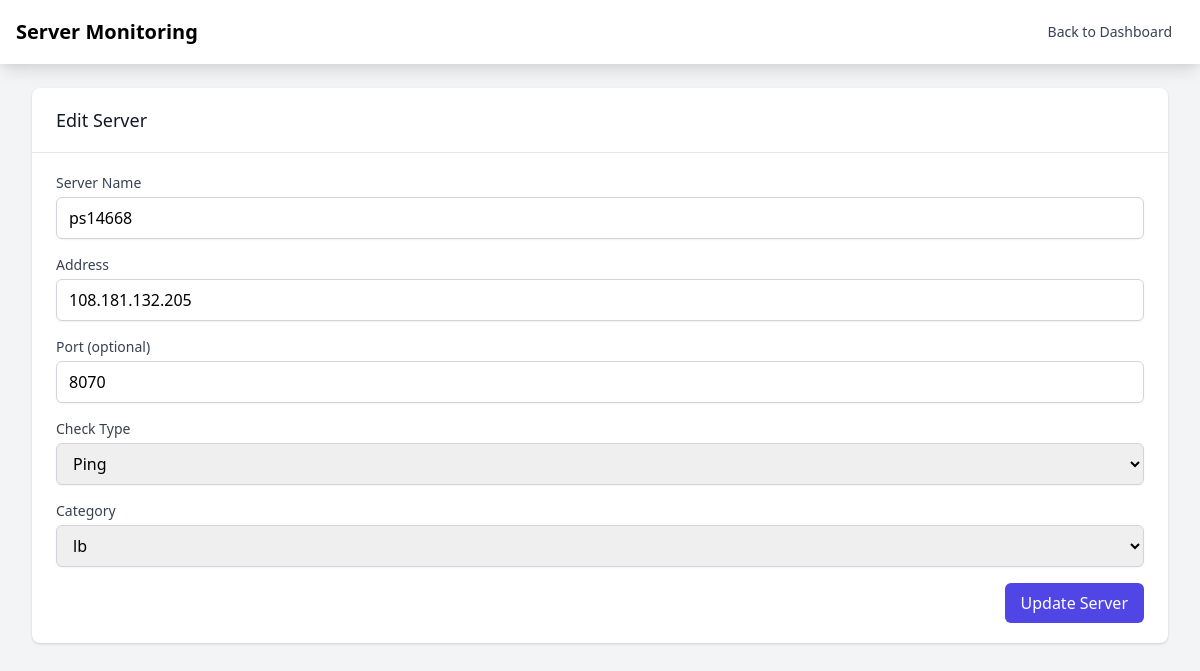
The app's page /edit/7 (signed in) with its own data.
### app/database.py (models this page shows)
class Server(Base):
    __tablename__ = "servers"
    id = Column(Integer, primary_key=True, index=True)
    name = Column(String, index=True)
    address = Column(String, index=True)
    port = Column(Integer, nullable=True)
    status = Column(String, default="Unknown")
    check_type = Column(String, default="ping")  # ping, port, http, http-keyword
    keyword = Column(String, nullable=True)
    monitoring = Column(Boolean, default=True)
    category_id = Column(Integer, ForeignKey("categories.id"))
    category = relationship("Category", back_populates="servers")

class Category(Base):
    __tablename__ = "categories"
    id = Column(Integer, primary_key=True)
    name = Column(String, unique=True)
    description = Column(String)
    servers = relationship("Server", back_populates="category")

### app/main.py (the view)
@app.get("/edit/{server_id}", response_class=HTMLResponse)
async def edit_server(request: Request, server_id: int):
    if "user" not in request.session:
        return RedirectResponse(url="/login", status_code=302)
    db = SessionLocal()
    server = db.query(Server).filter(Server.id == server_id).first()
    categories = db.query(Category).all()
    db.close()
    if not server:
        return RedirectResponse(url="/", status_code=302)
    return templates.TemplateResponse("edit_server.html", {
        "request": request,
        "server": server,
        "categories": categories
    })

### app/templates/edit_server.html (shortened to what this page needs)
<!DOCTYPE html>
<html lang="en">
<head>
    <link href="https://cdn.jsdelivr.net/npm/tailwindcss@2.2.19/dist/tailwind.min.css" rel="stylesheet">
</head>
<body class="bg-gray-100">
    <nav class="bg-white shadow-lg">
        <div class="max-w-7xl mx-auto px-4">
            <div class="flex justify-between h-16">
                <div class="flex">
                    <div class="flex-shrink-0 flex items-center">
                        <span class="text-xl font-bold">Server Monitoring</span>
                    </div>
                </div>
                <div class="flex items-center">
                    <a href="/" class="text-gray-700 hover:text-gray-900 px-3 py-2 rounded-md text-sm font-medium">
                        Back to Dashboard
                    </a>
                </div>
            </div>
        </div>
    </nav>
    <div class="max-w-7xl mx-auto py-6 sm:px-6 lg:px-8">
        <div class="bg-white shadow overflow-hidden sm:rounded-lg">
            <div class="px-4 py-5 sm:px-6">
                <h3 class="text-lg leading-6 font-medium text-gray-900">Edit Server</h3>
            </div>
            <div class="border-t border-gray-200 px-4 py-5 sm:px-6">
                <form action="/update_server/{{ server.id }}" method="post" class="space-y-4">
                    <div>
                        <label for="name" class="block text-sm font-medium text-gray-700">Server Name</label>
                        <input type="text" name="name" id="name" value="{{ server.name }}" required
                            class="mt-1 block w-full border border-gray-300 rounded-md shadow-sm py-2 px-3 focus:outline-none focus:ring-indigo-500 focus:border-indigo-500">
                    </div>
                    <div>
                        <label for="address" class="block text-sm font-medium text-gray-700">Address</label>
                        <input type="text" name="address" id="address" value="{{ server.address }}" required
                            class="mt-1 block w-full border border-gray-300 rounded-md shadow-sm py-2 px-3 focus:outline-none focus:ring-indigo-500 focus:border-indigo-500">
                    </div>
                    <div>
                        <label for="port" class="block text-sm font-medium text-gray-700">Port (optional)</label>
                        <input type="number" name="port" id="port" value="{{ server.port or '' }}"
                            class="mt-1 block w-full border border-gray-300 rounded-md shadow-sm py-2 px-3 focus:outline-none focus:ring-indigo-500 focus:border-indigo-500">
                    </div>
                    <div>
                        <label for="check_type" class="block text-sm font-medium text-gray-700">Check Type</label>
                        <select name="check_type" id="check_type" required
                            class="mt-1 block w-full border border-gray-300 rounded-md shadow-sm py-2 px-3 focus:outline-none focus:ring-indigo-500 focus:border-indigo-500">
                            <option value="ping" {% if server.check_type == "ping" %}selected{% endif %}>Ping</option>
                        </select>
                    </div>
                    <div>
                        <label for="category_id" class="block text-sm font-medium text-gray-700">Category</label>
                        <select name="category_id" id="category_id" required
                            class="mt-1 block w-full border border-gray-300 rounded-md shadow-sm py-2 px-3 focus:outline-none focus:ring-indigo-500 focus:border-indigo-500">
                            {% for category in categories %}
                            <option value="{{ category.id }}" {% if server.category_id == category.id %}selected{% endif %}>{{ category.name }}</option>
                            {% endfor %}
                        </select>
                    </div>
                    <div class="flex justify-end">
                        <button type="submit"
                            class="bg-indigo-600 text-white px-4 py-2 rounded-md hover:bg-indigo-700 focus:outline-none focus:ring-2 focus:ring-offset-2 focus:ring-indigo-500">
                            Update Server
                        </button>
                    </div>
                </form>
            </div>
        </div>
    </div>
</body>
</html>

### records on screen
Server: name "ps14668", address "108.181.132.205", port "8070", check_type "Ping", category_id "lb"
